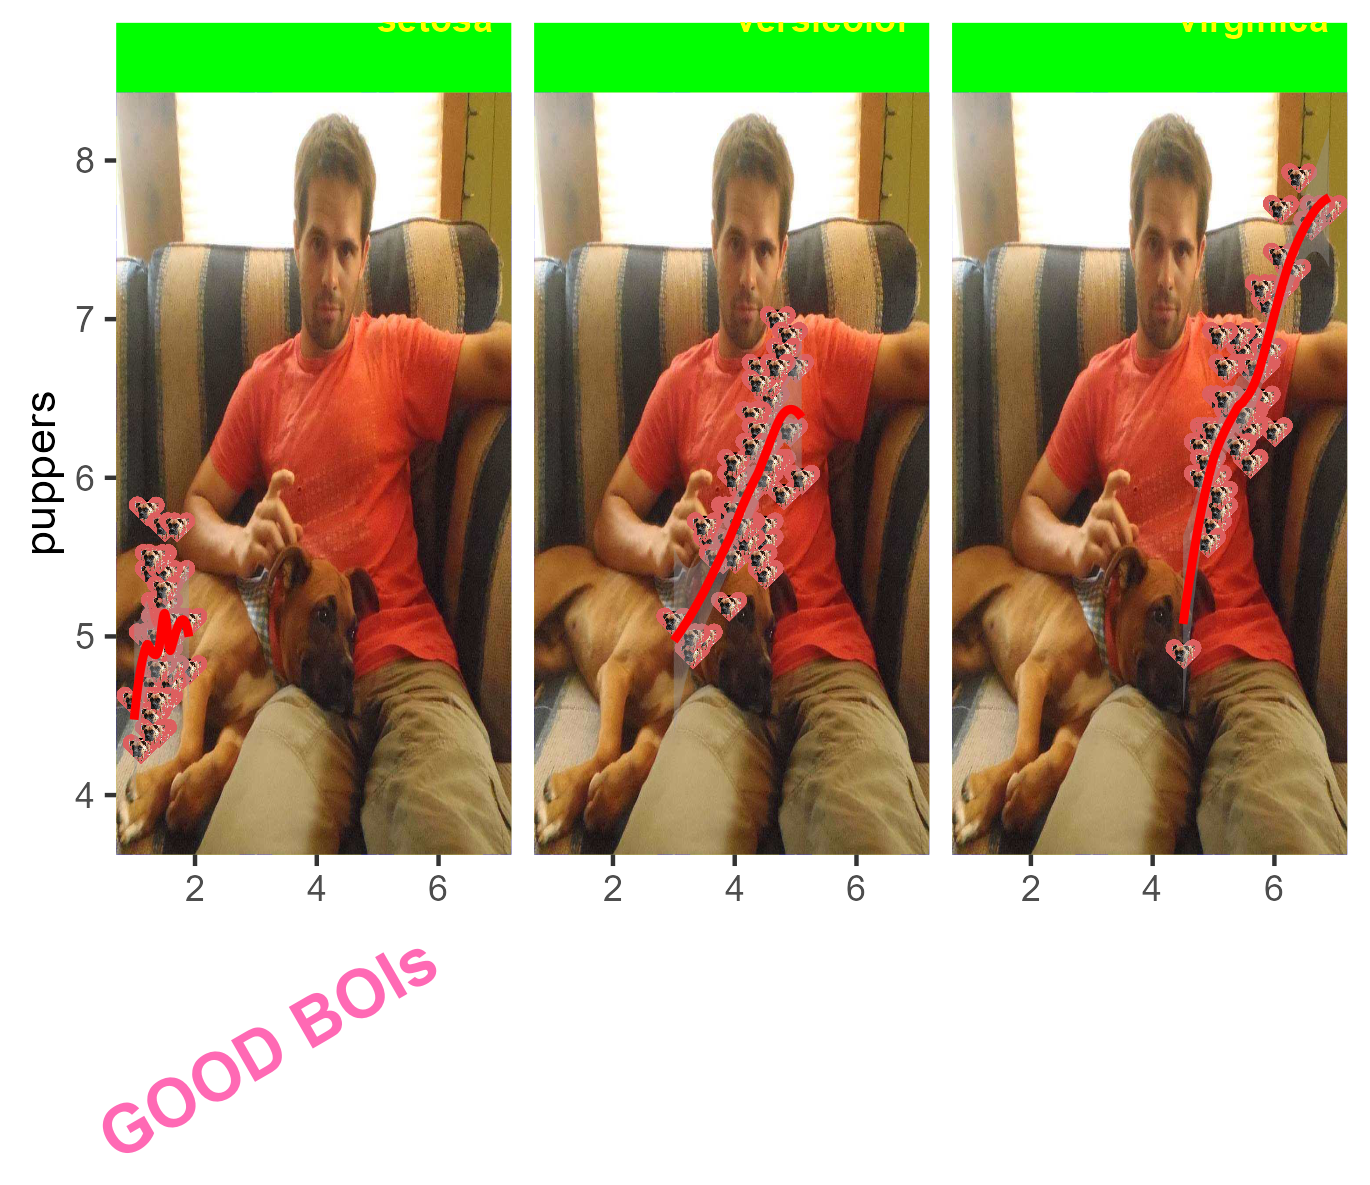

Source code (R):
library(tidyverse)
library(ggimage)
library(png)


pacman::p_load(jpeg, png, ggplot2, grid, neuropsychology)
image <- jpeg::readJPEG("ugly_plot/zahn_n_dog.jpg")

ggplot(iris, aes(x=Petal.Length, y=Sepal.Length)) + 
  annotation_custom(rasterGrob(image, 
                               width = unit(1,"npc"), 
                               height = unit(1,"npc")), 
                    -Inf, Inf, -Inf, Inf) +
  geom_point() + 
  geom_image(aes(image="ugly_plot/dogggg.png")) + 
  geom_smooth(color="red") +
  facet_wrap(~Species) +
  labs(x="GOOD BOIs", y="puppers") +
  theme(axis.title.x = element_text(face = 'bold',
                                    color = "hotpink",
                                    size = 16,
                                    hjust = 0,
                                    vjust = 0,
                                    angle=30),
        legend.text = element_text(size = 30),
        legend.title = element_text(color = "green",
                                    angle = -45,
                                    size = 5),
        strip.background = element_rect(fill = "green"),
        strip.text = element_text(color = "yellow", face = "bold", vjust = 6, hjust = 1),
        panel.grid.major = element_line(linewidth = 10, color = "yellow"),
        panel.background = element_rect(fill = "blue"),
  )

ggsave("ugly_plot/ugly_plot.png")
